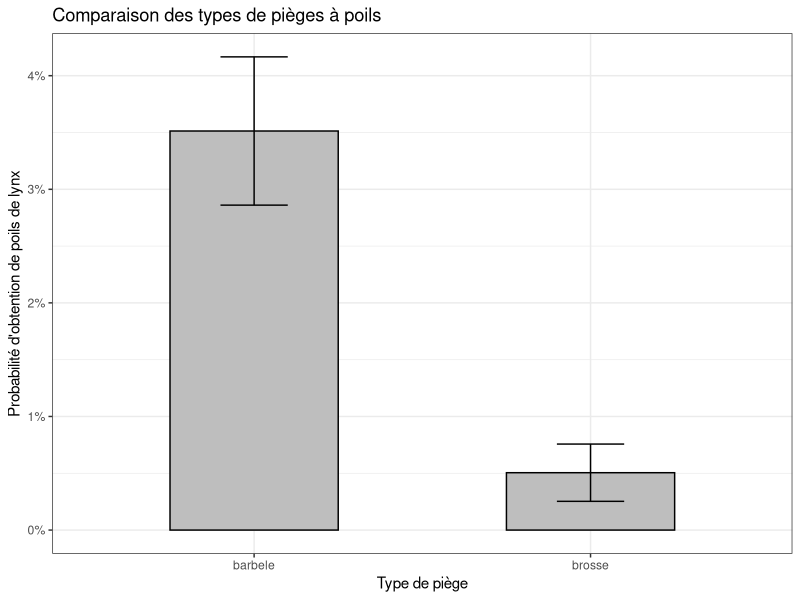
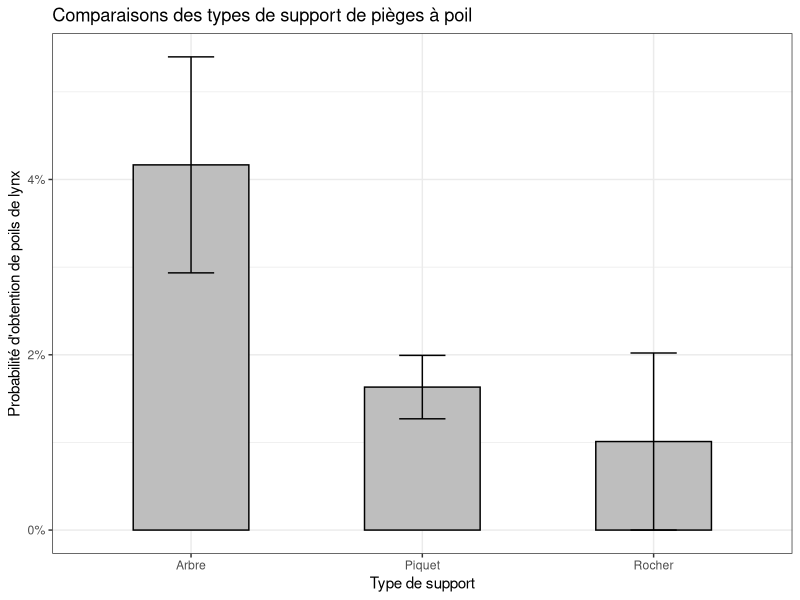
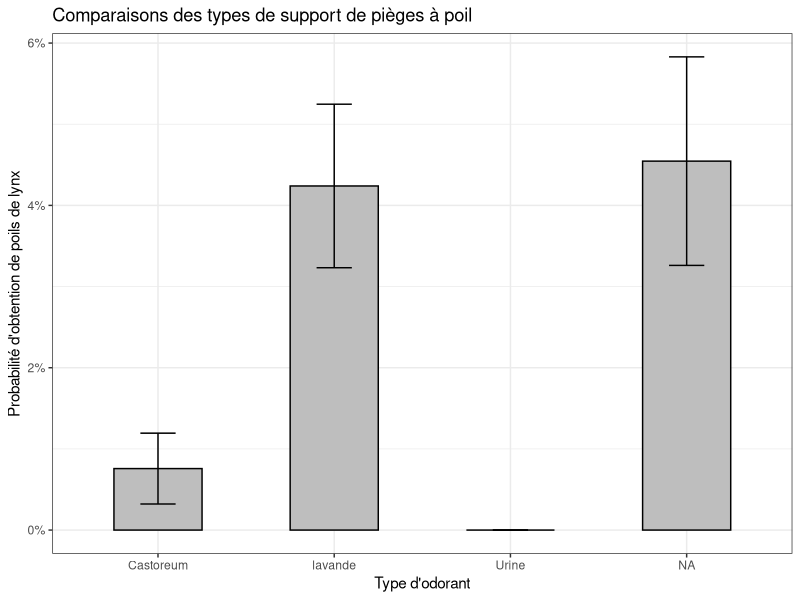

R code for these plots, in order:
## ---- chunk 1
knitr::opts_chunk$set(echo = TRUE)
## ---- chunk 2
#importation tidyverse

library(readr)
library(tidyr)
library(dplyr)
library(ggplot2)
library(tibble)
library(stringr)
library(forcats)
library(lubridate)

library(ggsignif)


## ---- chunk 3
Tidy_Releves_PP <- read_csv("Data/Tidy_Releves_PP.csv")
View(Tidy_Releves_PP)
## ---- chunk 4

modele <- lm(Tidy_Releves_PP$DetectionLynx~Tidy_Releves_PP$TypePiege)
summary(modele)

ggplot(
  data = Tidy_Releves_PP, 
  aes(
    x = TypePiege, 
    y = DetectionLynx
    )
  ) +
  stat_summary(
    fun = mean,
    geom = "bar", 
    width = 0.5, 
    show.legend = FALSE, 
    fill = "grey", 
    colour="black"
  ) +
  stat_summary(
    fun.data = mean_se, 
    geom = "errorbar",
    width = 0.2
  ) +
  scale_y_continuous(
    labels = scales::percent
  ) +
  labs(
    x     = "Type de piège",
    y     = "Probabilité d'obtention de poils de lynx",
    title = "Comparaison des types de pièges à poils"
  ) +
  theme_bw()

## ---- chunk 5
modele <- lm(Tidy_Releves_PP$DetectionLynx~Tidy_Releves_PP$Support)
summary(modele)


ggplot(Tidy_Releves_PP, aes(x = Support, y = DetectionLynx)) +
  stat_summary(fun = mean, geom = "bar", width = 0.5, show.legend = FALSE, fill = "grey", colour="black") +
  stat_summary(fun.data = mean_se, geom = "errorbar", width = 0.2) +
  scale_y_continuous(labels = scales::percent) +
  labs(
    x     = "Type de support",
    y     = "Probabilité d'obtention de poils de lynx",
    title = "Comparaisons des types de support de pièges à poil"
  ) +
  theme_bw()

## ---- chunk 6
modele <- lm(Tidy_Releves_PP$DetectionLynx~Tidy_Releves_PP$Odorant)
summary(modele)


ggplot(Tidy_Releves_PP, aes(x = Odorant, y = DetectionLynx)) +
  stat_summary(fun = mean, geom = "bar", width = 0.5, show.legend = FALSE, fill = "grey", colour="black") +
  stat_summary(fun.data = mean_se, geom = "errorbar", width = 0.2) +
  scale_y_continuous(labels = scales::percent) +
  labs(
    x     = "Type d'odorant",
    y     = "Probabilité d'obtention de poils de lynx",
    title = "Comparaisons des types de support de pièges à poil"
  ) +
  theme_bw()
